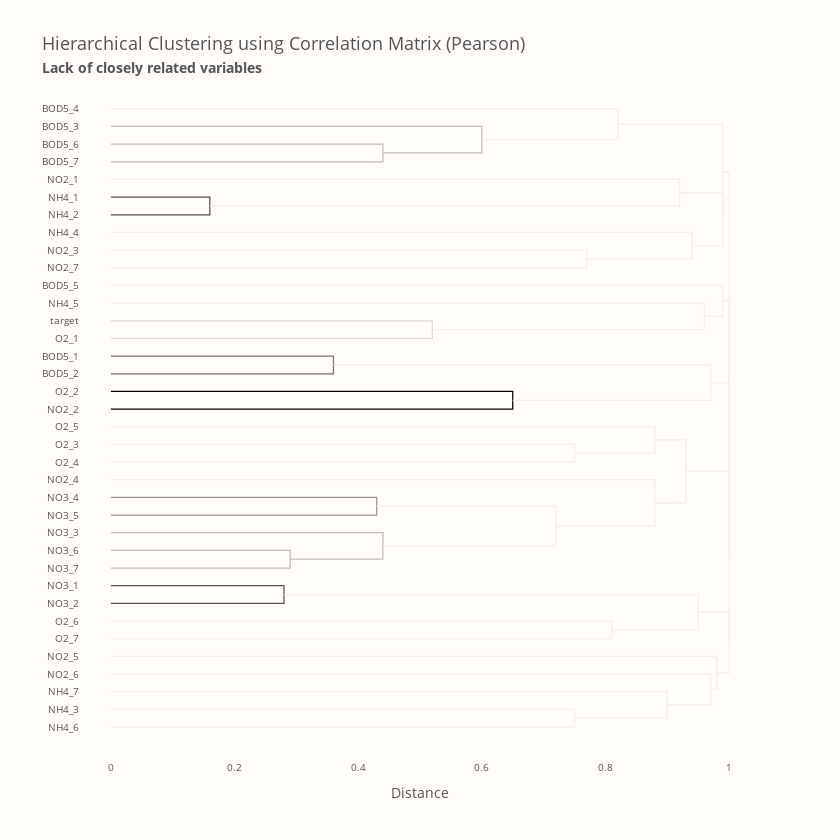

Write notebook code for a chart like this one.
### Markdown cell above
<p style="
    font-size: 20px;
    font-family: 'JetBrains Mono';
    color: #4A4B52;
    border-bottom: 2px solid #FF7F51;
">
    <b>Correlation Matrix - Observations</b> 📜
</p>

<p style="
    font-size: 16px;
    font-family: 'JetBrains Mono';
">
    As we can see, only <code>O2_1</code> and <code>O2_2</code> are somewhat correlated with the target variable ($0.48$ and $0.22$, respectively). When we think about it, this seems to be logical since these stations are located close to each other, and features represent the same variable as the target one. Also, <code>O2_2</code> is less correlated with the target (this station is further away). <b>I also checked the Spearman correlation, but the situation is similar to the Pearson one, i.e. weakly correlated features.</b> Moreover, most correlated pairs are related to the <code>NO3-Variables</code>.<br><br>
    Since we have the correlation matrix, we can utilise it for another visualisation - hierarchical clustering. Nevertheless, relying on correlations requires an additional step because correlation measures the similarity between variables, but in hierarchical clustering, we need to provide dissimilarity (distance) between them. We can treat dissimilarity as $\textrm{dissimilarity} = 1 - \textrm{abs(correlation)}$. And basically, that's all. We can pass dissimilarity to the <code>linkage()</code> function from the <code>scipy</code> module and get clustering results. Just like as below.
</p>

### Code cell
dissimilarity = 1 - np.abs(pearson_corr)

fig = ff.create_dendrogram(
    dissimilarity,
    labels=pearson_corr.columns,
    orientation="left",
    colorscale=px.colors.sequential.Greys[1:],
    # squareform() returns lower triangular in compressed form - as 1D array.
    linkagefun=lambda x: linkage(squareform(dissimilarity), method="complete"),
)
fig.update_xaxes(showline=False, title="Distance", ticks="", range=[-0.05, 1.05], tickfont_size=10)
fig.update_yaxes(showline=False, ticks="", tickfont_size=10)
fig.update_layout(
    font_color=FONT_COLOR,
    title="Hierarchical Clustering using Correlation Matrix (Pearson)<br>"
    "<span style='font-size: 75%; font-weight: bold;'>"
    "Lack of closely related variables</span>",
    title_font_size=18,
    plot_bgcolor=BACKGROUND_COLOR,
    paper_bgcolor=BACKGROUND_COLOR,
    height=840,
    width=840,
)
fig.update_traces(line_width=1.25, opacity=1)
fig.show()

### Figure 1 — Plotly figure (JSON) as saved in the notebook; plotly's stock layout.template omitted (floating-point values rounded to 4 significant figures)
{"data": [{"hoverinfo": "text", "line": {"width": 1.25}, "marker": {"color": "rgb(189,189,189)"}, "mode": "lines", "opacity": 1, "type": "scatter", "x": [0, 0.44, 0.44, 0], "xaxis": "x", "y": [-25, -25, -35, -35], "yaxis": "y"}, {"hoverinfo": "text", "line": {"width": 1.25}, "marker": {"color": "rgb(189,189,189)"}, "mode": "lines", "opacity": 1, "type": "scatter", "x": [0, 0.6, 0.6, 0.44], "xaxis": "x", "y": [-15, -15, -30, -30], "yaxis": "y"}, {"hoverinfo": "text", "line": {"width": 1.25}, "marker": {"color": "rgb(240,240,240)"}, "mode": "lines", "opacity": 1, "type": "scatter", "x": [0, 0.82, 0.82, 0.6], "xaxis": "x", "y": [-5, -5, -22.5, -22.5], "yaxis": "y"}, {"hoverinfo": "text", "line": {"width": 1.25}, "marker": {"color": "rgb(82,82,82)"}, "mode": "lines", "opacity": 1, "type": "scatter", "x": [0, 0.16, 0.16, 0], "xaxis": "x", "y": [-55, -55, -65, -65], "yaxis": "y"}, {"hoverinfo": "text", "line": {"width": 1.25}, "marker": {"color": "rgb(240,240,240)"}, "mode": "lines", "opacity": 1, "type": "scatter", "x": [0, 0.92, 0.92, 0.16], "xaxis": "x", "y": [-45, -45, -60, -60], "yaxis": "y"}, {"hoverinfo": "text", "line": {"width": 1.25}, "marker": {"color": "rgb(240,240,240)"}, "mode": "lines", "opacity": 1, "type": "scatter", "x": [0, 0.77, 0.77, 0], "xaxis": "x", "y": [-85, -85, -95, -95], "yaxis": "y"}, {"hoverinfo": "text", "line": {"width": 1.25}, "marker": {"color": "rgb(240,240,240)"}, "mode": "lines", "opacity": 1, "type": "scatter", "x": [0, 0.94, 0.94, 0.77], "xaxis": "x", "y": [-75, -75, -90, -90], "yaxis": "y"}, {"hoverinfo": "text", "line": {"width": 1.25}, "marker": {"color": "rgb(240,240,240)"}, "mode": "lines", "opacity": 1, "type": "scatter", "x": [0.92, 0.99, 0.99, 0.94], "xaxis": "x", "y": [-52.5, -52.5, -82.5, -82.5], "yaxis": "y"}, {"hoverinfo": "text", "line": {"width": 1.25}, "marker": {"color": "rgb(240,240,240)"}, "mode": "lines", "opacity": 1, "type": "scatter", "x": [0.82, 0.99, 0.99, 0.99], "xaxis": "x", "y": [-13.75, -13.75, -67.5, -67.5], "yaxis": "y"}, {"hoverinfo": "text", "line": {"width": 1.25}, "marker": {"color": "rgb(217,217,217)"}, "mode": "lines", "opacity": 1, "type": "scatter", "x": [0, 0.52, 0.52, 0], "xaxis": "x", "y": [-125, -125, -135, -135], "yaxis": "y"}, {"hoverinfo": "text", "line": {"width": 1.25}, "marker": {"color": "rgb(240,240,240)"}, "mode": "lines", "opacity": 1, "type": "scatter", "x": [0, 0.96, 0.96, 0.52], "xaxis": "x", "y": [-115, -115, -130, -130], "yaxis": "y"}, {"hoverinfo": "text", "line": {"width": 1.25}, "marker": {"color": "rgb(240,240,240)"}, "mode": "lines", "opacity": 1, "type": "scatter", "x": [0, 0.99, 0.99, 0.96], "xaxis": "x", "y": [-105, -105, -122.5, -122.5], "yaxis": "y"}, {"hoverinfo": "text", "line": {"width": 1.25}, "marker": {"color": "rgb(115,115,115)"}, "mode": "lines", "opacity": 1, "type": "scatter", "x": [0, 0.36, 0.36, 0], "xaxis": "x", "y": [-145, -145, -155, -155], "yaxis": "y"}, {"hoverinfo": "text", "line": {"width": 1.25}, "marker": {"color": "rgb(0,0,0)"}, "mode": "lines", "opacity": 1, "type": "scatter", "x": [0, 0.65, 0.65, 0], "xaxis": "x", "y": [-165, -165, -175, -175], "yaxis": "y"}, {"hoverinfo": "text", "line": {"width": 1.25}, "marker": {"color": "rgb(240,240,240)"}, "mode": "lines", "opacity": 1, "type": "scatter", "x": [0.36, 0.97, 0.97, 0.65], "xaxis": "x", "y": [-150, -150, -170, -170], "yaxis": "y"}, {"hoverinfo": "text", "line": {"width": 1.25}, "marker": {"color": "rgb(240,240,240)"}, "mode": "lines", "opacity": 1, "type": "scatter", "x": [0, 0.75, 0.75, 0], "xaxis": "x", "y": [-195, -195, -205, -205], "yaxis": "y"}, {"hoverinfo": "text", "line": {"width": 1.25}, "marker": {"color": "rgb(240,240,240)"}, "mode": "lines", "opacity": 1, "type": "scatter", "x": [0, 0.88, 0.88, 0.75], "xaxis": "x", "y": [-185, -185, -200, -200], "yaxis": "y"}, {"hoverinfo": "text", "line": {"width": 1.25}, "marker": {"color": "rgb(150,150,150)"}, "mode": "lines", "opacity": 1, "type": "scatter", "x": [0, 0.43, 0.43, 0], "xaxis": "x", "y": [-225, -225, -235, -235], "yaxis": "y"}, {"hoverinfo": "text", "line": {"width": 1.25}, "marker": {"color": "rgb(189,189,189)"}, "mode": "lines", "opacity": 1, "type": "scatter", "x": [0, 0.29, 0.29, 0], "xaxis": "x", "y": [-255, -255, -265, -265], "yaxis": "y"}, {"hoverinfo": "text", "line": {"width": 1.25}, "marker": {"color": "rgb(189,189,189)"}, "mode": "lines", "opacity": 1, "type": "scatter", "x": [0, 0.44, 0.44, 0.29], "xaxis": "x", "y": [-245, -245, -260, -260], "yaxis": "y"}, {"hoverinfo": "text", "line": {"width": 1.25}, "marker": {"color": "rgb(240,240,240)"}, "mode": "lines", "opacity": 1, "type": "scatter", "x": [0.43, 0.72, 0.72, 0.44], "xaxis": "x", "y": [-230, -230, -252.5, -252.5], "yaxis": "y"}, {"hoverinfo": "text", "line": {"width": 1.25}, "marker": {"color": "rgb(240,240,240)"}, "mode": "lines", "opacity": 1, "type": "scatter", "x": [0, 0.88, 0.88, 0.72], "xaxis": "x", "y": [-215, -215, -241.2, -241.2], "yaxis": "y"}, {"hoverinfo": "text", "line": {"width": 1.25}, "marker": {"color": "rgb(240,240,240)"}, "mode": "lines", "opacity": 1, "type": "scatter", "x": [0.88, 0.93, 0.93, 0.88], "xaxis": "x", "y": [-192.5, -192.5, -228.1, -228.1], "yaxis": "y"}, {"hoverinfo": "text", "line": {"width": 1.25}, "marker": {"color": "rgb(82,82,82)"}, "mode": "lines", "opacity": 1, "type": "scatter", "x": [0, 0.28, 0.28, 0], "xaxis": "x", "y": [-275, -275, -285, -285], "yaxis": "y"}, {"hoverinfo": "text", "line": {"width": 1.25}, "marker": {"color": "rgb(240,240,240)"}, "mode": "lines", "opacity": 1, "type": "scatter", "x": [0, 0.81, 0.81, 0], "xaxis": "x", "y": [-295, -295, -305, -305], "yaxis": "y"}, {"hoverinfo": "text", "line": {"width": 1.25}, "marker": {"color": "rgb(240,240,240)"}, "mode": "lines", "opacity": 1, "type": "scatter", "x": [0.28, 0.95, 0.95, 0.81], "xaxis": "x", "y": [-280, -280, -300, -300], "yaxis": "y"}, {"hoverinfo": "text", "line": {"width": 1.25}, "marker": {"color": "rgb(240,240,240)"}, "mode": "lines", "opacity": 1, "type": "scatter", "x": [0, 0.75, 0.75, 0], "xaxis": "x", "y": [-345, -345, -355, -355], "yaxis": "y"}, {"hoverinfo": "text", "line": {"width": 1.25}, "marker": {"color": "rgb(240,240,240)"}, "mode": "lines", "opacity": 1, "type": "scatter", "x": [0, 0.9, 0.9, 0.75], "xaxis": "x", "y": [-335, -335, -350, -350], "yaxis": "y"}, {"hoverinfo": "text", "line": {"width": 1.25}, "marker": {"color": "rgb(240,240,240)"}, "mode": "lines", "opacity": 1, "type": "scatter", "x": [0, 0.97, 0.97, 0.9], "xaxis": "x", "y": [-325, -325, -342.5, -342.5], "yaxis": "y"}, {"hoverinfo": "text", "line": {"width": 1.25}, "marker": {"color": "rgb(240,240,240)"}, "mode": "lines", "opacity": 1, "type": "scatter", "x": [0, 0.98, 0.98, 0.97], "xaxis": "x", "y": [-315, -315, -333.8, -333.8], "yaxis": "y"}, {"hoverinfo": "text", "line": {"width": 1.25}, "marker": {"color": "rgb(240,240,240)"}, "mode": "lines", "opacity": 1, "type": "scatter", "x": [0.95, 1, 1, 0.98], "xaxis": "x", "y": [-290, -290, -324.4, -324.4], "yaxis": "y"}, {"hoverinfo": "text", "line": {"width": 1.25}, "marker": {"color": "rgb(240,240,240)"}, "mode": "lines", "opacity": 1, "type": "scatter", "x": [0.93, 1, 1, 1], "xaxis": "x", "y": [-210.3, -210.3, -307.2, -307.2], "yaxis": "y"}, {"hoverinfo": "text", "line": {"width": 1.25}, "marker": {"color": "rgb(240,240,240)"}, "mode": "lines", "opacity": 1, "type": "scatter", "x": [0.97, 1, 1, 1], "xaxis": "x", "y": [-160, -160, -258.8, -258.8], "yaxis": "y"}, {"hoverinfo": "text", "line": {"width": 1.25}, "marker": {"color": "rgb(240,240,240)"}, "mode": "lines", "opacity": 1, "type": "scatter", "x": [0.99, 1, 1, 1], "xaxis": "x", "y": [-113.8, -113.8, -209.4, -209.4], "yaxis": "y"}, {"hoverinfo": "text", "line": {"width": 1.25}, "marker": {"color": "rgb(240,240,240)"}, "mode": "lines", "opacity": 1, "type": "scatter", "x": [0.99, 1, 1, 1], "xaxis": "x", "y": [-40.62, -40.62, -161.6, -161.6], "yaxis": "y"}], "layout": {"autosize": false, "font": {"color": "#545454"}, "height": 840, "hovermode": "closest", "paper_bgcolor": "#FFFCFA", "plot_bgcolor": "#FFFCFA", "showlegend": false, "title": {"font": {"size": 18}, "text": "Hierarchical Clustering using Correlation Matrix (Pearson)<br><span style='font-size: 75%; font-weight: bold;'>Lack of closely related variables</span>"}, "width": 840, "xaxis": {"mirror": "allticks", "range": [-0.05, 1.05], "rangemode": "tozero", "showgrid": false, "showline": false, "showticklabels": true, "tickfont": {"size": 10}, "ticks": "", "title": {"text": "Distance"}, "type": "linear", "zeroline": false}, "yaxis": {"mirror": "allticks", "rangemode": "tozero", "showgrid": false, "showline": false, "showticklabels": true, "tickfont": {"size": 10}, "tickmode": "array", "ticks": "", "ticktext": ["BOD5_4", "BOD5_3", "BOD5_6", "BOD5_7", "NO2_1", "NH4_1", "NH4_2", "NH4_4", "NO2_3", "NO2_7", "BOD5_5", "NH4_5", "target", "O2_1", "BOD5_1", "BOD5_2", "O2_2", "NO2_2", "O2_5", "O2_3", "O2_4", "NO2_4", "NO3_4", "NO3_5", "NO3_3", "NO3_6", "NO3_7", "NO3_1", "NO3_2", "O2_6", "O2_7", "NO2_5", "NO2_6", "NH4_7", "NH4_3", "NH4_6"], "tickvals": [-5, -15, -25, -35, -45, -55, -65, -75, -85, -95, -105, -115, -125, -135, -145, -155, -165, -175, -185, -195, -205, -215, -225, -235, -245, -255, -265, -275, -285, -295, -305, -315, -325, -335, -345, -355], "type": "linear", "zeroline": false}}}
